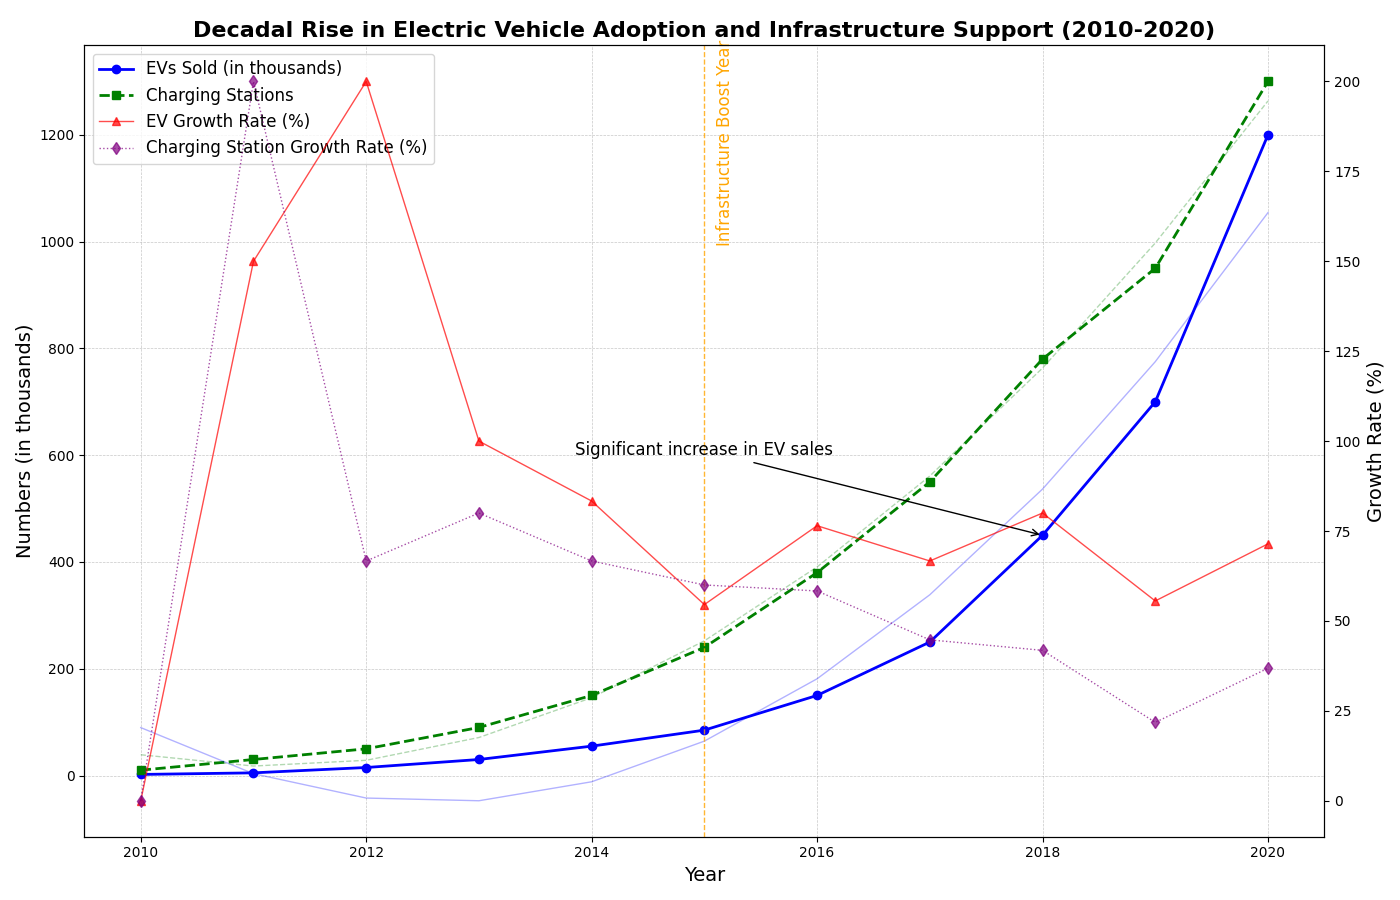

The script that drew this image:
import matplotlib.pyplot as plt
import numpy as np

# Backstory: Tracking the Growth of Electric Vehicle (EV) Adoption Over the Last Decade
years = np.arange(2010, 2021)
num_evs_sold = [2, 5, 15, 30, 55, 85, 150, 250, 450, 700, 1200]
charging_stations = [10, 30, 50, 90, 150, 240, 380, 550, 780, 950, 1300]

def growth_rate(data):
    rates = [0]
    for i in range(1, len(data)):
        rates.append((data[i] - data[i-1]) / data[i-1] * 100)
    return rates

# Growth rates for higher dimensional insights
ev_growth_rate = growth_rate(num_evs_sold)
charging_station_rate = growth_rate(charging_stations)

# Initialize the plot
fig, ax1 = plt.subplots(figsize=(14, 9))

# Plot the number of EVs sold and number of charging stations on the primary y-axis
ax1.plot(years, num_evs_sold, color='blue', linestyle='-', linewidth=2, marker='o', label='EVs Sold (in thousands)')
ax1.plot(years, charging_stations, color='green', linestyle='--', linewidth=2, marker='s', label='Charging Stations')

# Customize grid and layout
ax1.grid(True, linestyle='--', linewidth=0.5, alpha=0.7)

# Add a secondary y-axis for growth rates
ax2 = ax1.twinx()
ax2.plot(years, ev_growth_rate, color='red', linestyle='-', linewidth=1, marker='^', alpha=0.7, label='EV Growth Rate (%)')
ax2.plot(years, charging_station_rate, color='purple', linestyle=':', linewidth=1, marker='d', alpha=0.7, label='Charging Station Growth Rate (%)')

# Titles and labels
ax1.set_title('Decadal Rise in Electric Vehicle Adoption and Infrastructure Support (2010-2020)', fontsize=16, weight='bold')
ax1.set_xlabel("Year", fontsize=14)
ax1.set_ylabel("Numbers (in thousands)", fontsize=14)
ax2.set_ylabel("Growth Rate (%)", fontsize=14, color='black')

# Adding trend lines
z_evs = np.polyfit(years, num_evs_sold, 2)
p_evs = np.poly1d(z_evs)
ax1.plot(years, p_evs(years), color='blue', linestyle='-', alpha=0.3, linewidth=1)

z_stations = np.polyfit(years, charging_stations, 2)
p_stations = np.poly1d(z_stations)
ax1.plot(years, p_stations(years), color='green', linestyle='--', alpha=0.3, linewidth=1)

# Annotations and highlights
ax1.annotate('Significant increase in EV sales', xy=(2018, 450), xytext=(2015, 600),
             arrowprops=dict(facecolor='black', arrowstyle='->'),
             fontsize=12, ha='center')

highlight_year = 2015
ax1.axvline(x=highlight_year, color='orange', linestyle='--', linewidth=1, alpha=0.8)
ax1.text(highlight_year + 0.1, 1000, 'Infrastructure Boost Year', color='orange', fontsize=12, rotation=90)

# Legends
lines, labels = ax1.get_legend_handles_labels()
lines2, labels2 = ax2.get_legend_handles_labels()
ax1.legend(lines + lines2, labels + labels2, loc='upper left', fontsize=12)

# Adjust layout for clarity
plt.tight_layout()

# Display the plot
plt.show()
